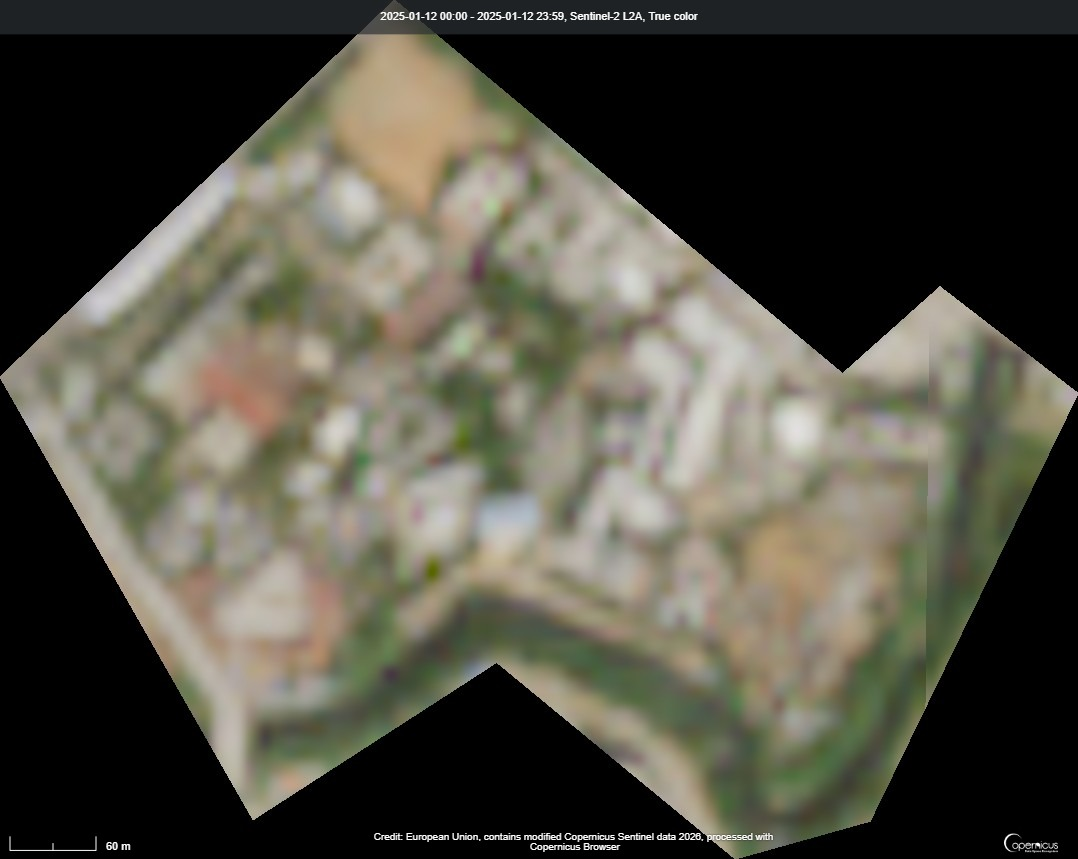
#> input picture backend/datasets/rvce/12 JAN 2025.jpg, 1078 x 859 px
$ python -i vegetation_detection.py   (imports and definitions only)
#> lines starting #> are read from the running program, lines starting #| are printed output that depends on the picture; after the words box and inside, x2 and y2 are one past the last pixel; in counts of white or black regions, pixels touching at a corner belong together
"""
Real Computer Vision Pipeline for CHI Calculation
Minimal, rule-based vegetation detection from RGB images
"""

import cv2
import numpy as np
from typing import Dict, Tuple


class VegetationDetector:
    """Rule-based vegetation detection using HSV color space"""

    def __init__(self):
        # HSV color range for green vegetation
        # Adjusted thresholds for better detection including yellowish vegetation
        # H: 25-95 (green to yellow-green hues)
        # S: 30-255 (lower saturation to catch lighter greens)
        # V: 30-255 (lower value to catch shadowed vegetation)
        self.lower_green = np.array([25, 30, 30])
        self.upper_green = np.array([95, 255, 255])

    def preprocess(self, image, target_size=(512, 512)):
        """
        A. Minimal preprocessing
        - Resize image
        - Convert RGB to HSV
        """
        # Resize to standard size
        resized = cv2.resize(image, target_size, interpolation=cv2.INTER_AREA)

        # Convert to HSV color space
        hsv = cv2.cvtColor(resized, cv2.COLOR_BGR2HSV)

        return resized, hsv

    def detect_vegetation(self, hsv_image):
        """
        B. Vegetation detection (CORE)
        - Generate vegetation mask using HSV color range
        - Count vegetation vs total pixels
        """
        # Create binary mask for green vegetation
        vegetation_mask = cv2.inRange(hsv_image, self.lower_green, self.upper_green)

        # Count pixels
        total_pixels = vegetation_mask.size
        vegetation_pixels = np.count_nonzero(vegetation_mask)

        # Calculate coverage percentage
        vegetation_coverage = (vegetation_pixels / total_pixels) * 100

        return vegetation_mask, vegetation_pixels, total_pixels, vegetation_coverage

    def calculate_greenness_intensity(self, hsv_image, vegetation_mask):
        """
        Calculate average greenness intensity from vegetation areas
        Uses saturation and value channels as proxy for vegetation health
        """
        # Extract S and V channels
        saturation = hsv_image[:, :, 1]
        value = hsv_image[:, :, 2]

        # Get vegetation pixels only
        veg_saturation = saturation[vegetation_mask > 0]
        veg_value = value[vegetation_mask > 0]

        if len(veg_saturation) == 0:
            return 0.0

        # Average saturation and value (normalized to 0-100)
        avg_saturation = np.mean(veg_saturation) / 255 * 100
        avg_value = np.mean(veg_value) / 255 * 100

        # Greenness intensity: weighted combination
        greenness_intensity = (avg_saturation * 0.6 + avg_value * 0.4)

        return greenness_intensity

    def process_image(self, image_path):
        """
        Process single image and return metrics
        """
#> called with image_path = 'datasets/rvce/12 JAN 2025.jpg'
        # Read image
        image = cv2.imread(str(image_path))
#> image is the input picture: shape (859, 1078, 3); mean B, G, R 67.4, 78.8, 80.9
        if image is None:
            raise ValueError(f"Could not read image: {image_path}")

        # Preprocess
        resized, hsv = self.preprocess(image)
#> in preprocess, `resized = cv2.resize(image, target_size, interpolation=cv2.INTER_AREA)`:
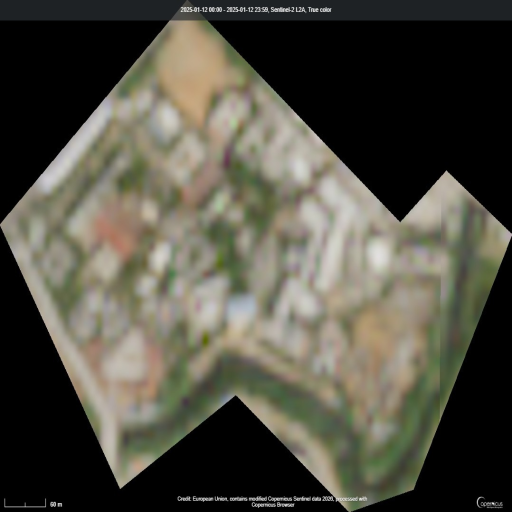
#> resized: shape (512, 512, 3); mean B, G, R 67.4, 78.8, 80.9
#> in preprocess, `hsv = cv2.cvtColor(resized, cv2.COLOR_BGR2HSV)`: hsv: shape (512, 512, 3); mean H, S, V 21.6, 34.7, 82.6

        # Detect vegetation
        veg_mask, veg_pixels, total_pixels, veg_coverage = self.detect_vegetation(hsv)
#> in detect_vegetation, `vegetation_mask = cv2.inRange(hsv_image, self.lower_green, self.upper_..`:
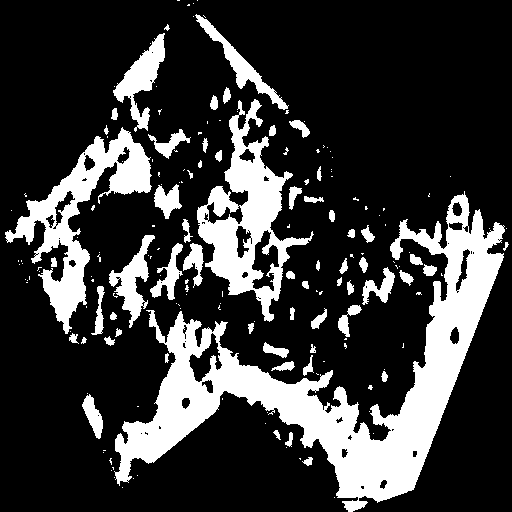
#> vegetation_mask: shape (512, 512); 22.4% white; 178 white regions (117 under 20 px), largest, box (x1, y1, x2, y2) and area: (114, 191, 505, 512) 29997, (197, 99, 314, 322) 8627, (5, 127, 152, 334) 7944
#> in detect_vegetation, `vegetation_pixels = np.count_nonzero(vegetation_mask)`: vegetation_pixels = 58762
#> in detect_vegetation, `vegetation_coverage = (vegetation_pixels / total_pixels) * 100`: vegetation_coverage = 22.42
#> veg_pixels = 58762; total_pixels = 262144; veg_coverage = 22.42

        # Calculate greenness
        greenness = self.calculate_greenness_intensity(hsv, veg_mask)
#> in calculate_greenness_intensity, `saturation = hsv_image[:, :, 1]`:
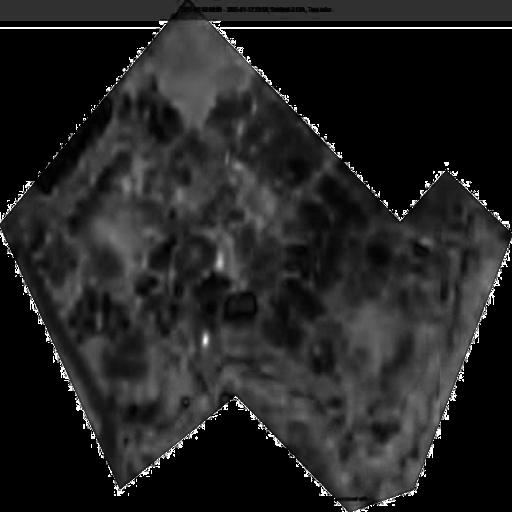
#> saturation: shape (512, 512); min 0, max 255, mean 34.7
#> in calculate_greenness_intensity, `value = hsv_image[:, :, 2]`:
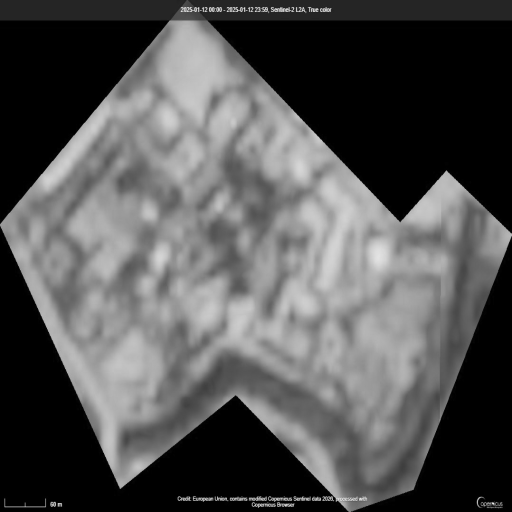
#> value: shape (512, 512); min 0, max 236, mean 82.6
#> in calculate_greenness_intensity, `avg_saturation = np.mean(veg_saturation) / 255 * 100`: avg_saturation = 24.36
#> in calculate_greenness_intensity, `avg_value = np.mean(veg_value) / 255 * 100`: avg_value = 45.77
#> in calculate_greenness_intensity, `greenness_intensity = (avg_saturation * 0.6 + avg_value * 0.4)`: greenness_intensity = 32.92
#> greenness = 32.92

        return {
            'vegetation_coverage': veg_coverage,
            'greenness_intensity': greenness,
            'vegetation_pixels': veg_pixels,
            'total_pixels': total_pixels
        }


# Legacy function kept for compatibility
# [66 lines left out: function detect_vegetation, not called in this run]


# REMOVED - Not using ML model loading
def load_vegetation_model(model_path: str = None):
    """REMOVED - Not using ML models"""
    pass

>>> result = VegetationDetector().process_image('datasets/rvce/12 JAN 2025.jpg')
#> result = {'vegetation_coverage': 22.42, 'greenness_intensity': 32.92, 'vegetation_pixels': 58762, 'total_pixels': 262144}

$ run again, on backend/datasets/rvce/10 NOV.png
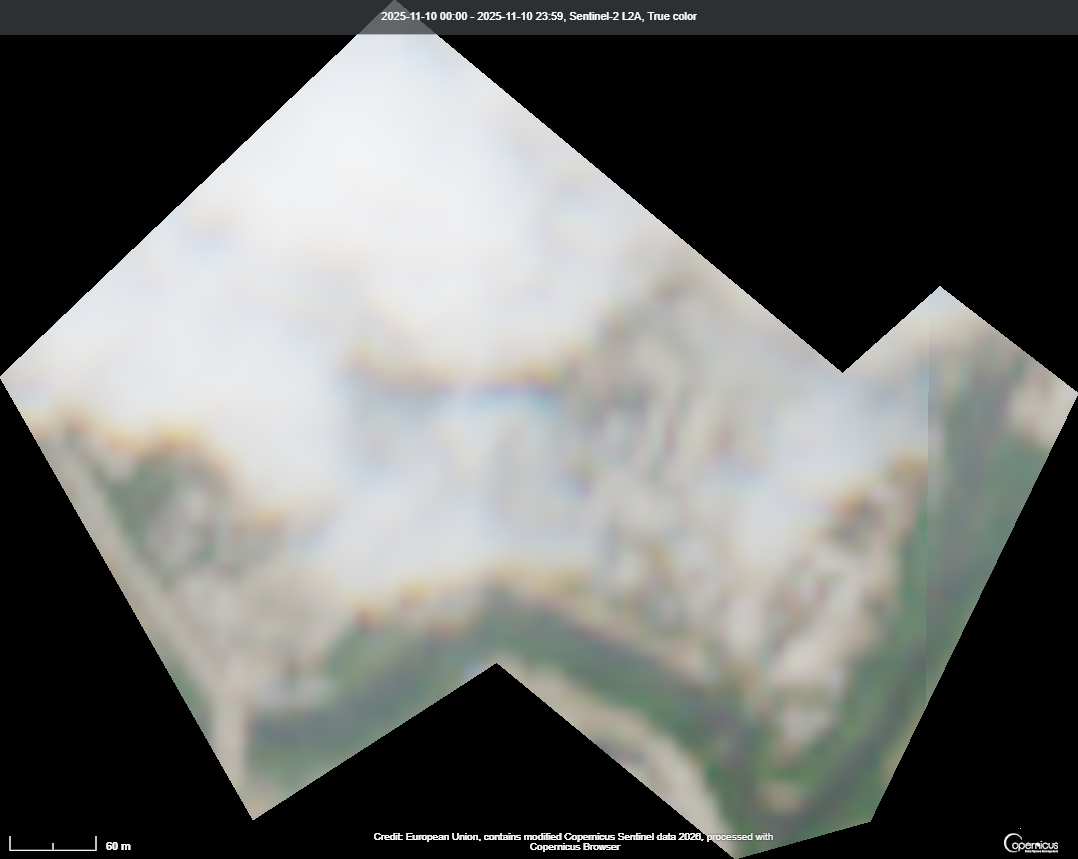
#> input picture backend/datasets/rvce/10 NOV.png, 1078 x 859 px
#> in process_image, image is the input picture: shape (859, 1078, 3); mean B, G, R 106, 108.3, 106.8
#> hsv: shape (512, 512, 3); mean H, S, V 39.4, 10.1, 110
#> in detect_vegetation, `vegetation_mask = cv2.inRange(hsv_image, self.lower_green, self.upper_..`:
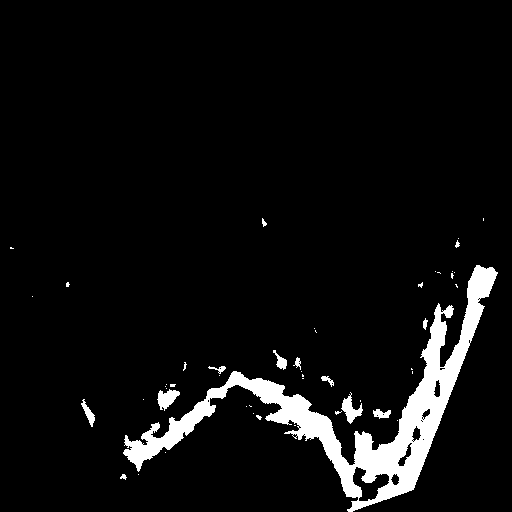
#> vegetation_mask: shape (512, 512); 5.9% white; 49 white regions (36 under 20 px), largest, box (x1, y1, x2, y2) and area: (123, 265, 498, 512) 14173, (341, 392, 363, 424) 292, (157, 389, 180, 411) 286
#> vegetation_pixels = 15575
#> vegetation_coverage = 5.94
#> in process_image, `veg_mask, veg_pixels, total_pixels, veg_coverage = self.detect_vegetat..`: veg_pixels = 15575; total_pixels = 262144; veg_coverage = 5.94
#> in calculate_greenness_intensity, `value = hsv_image[:, :, 2]`:
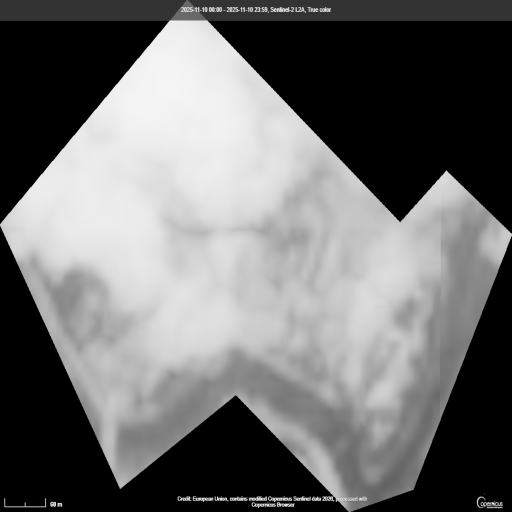
#> value: shape (512, 512); min 0, max 245, mean 110
#> veg_saturation = 15575 values, max 78 at index 13059, min 30 at index 1, mean 40.11
#> veg_value = 15575 values, max 213 at index 56, min 30 at index 15427, mean 129.6
#> avg_saturation = 15.73
#> avg_value = 50.84
#> greenness_intensity = 29.77
#> result = {'vegetation_coverage': 5.94, 'greenness_intensity': 29.77, 'vegetation_pixels': 15575, 'total_pixels': 262144}
